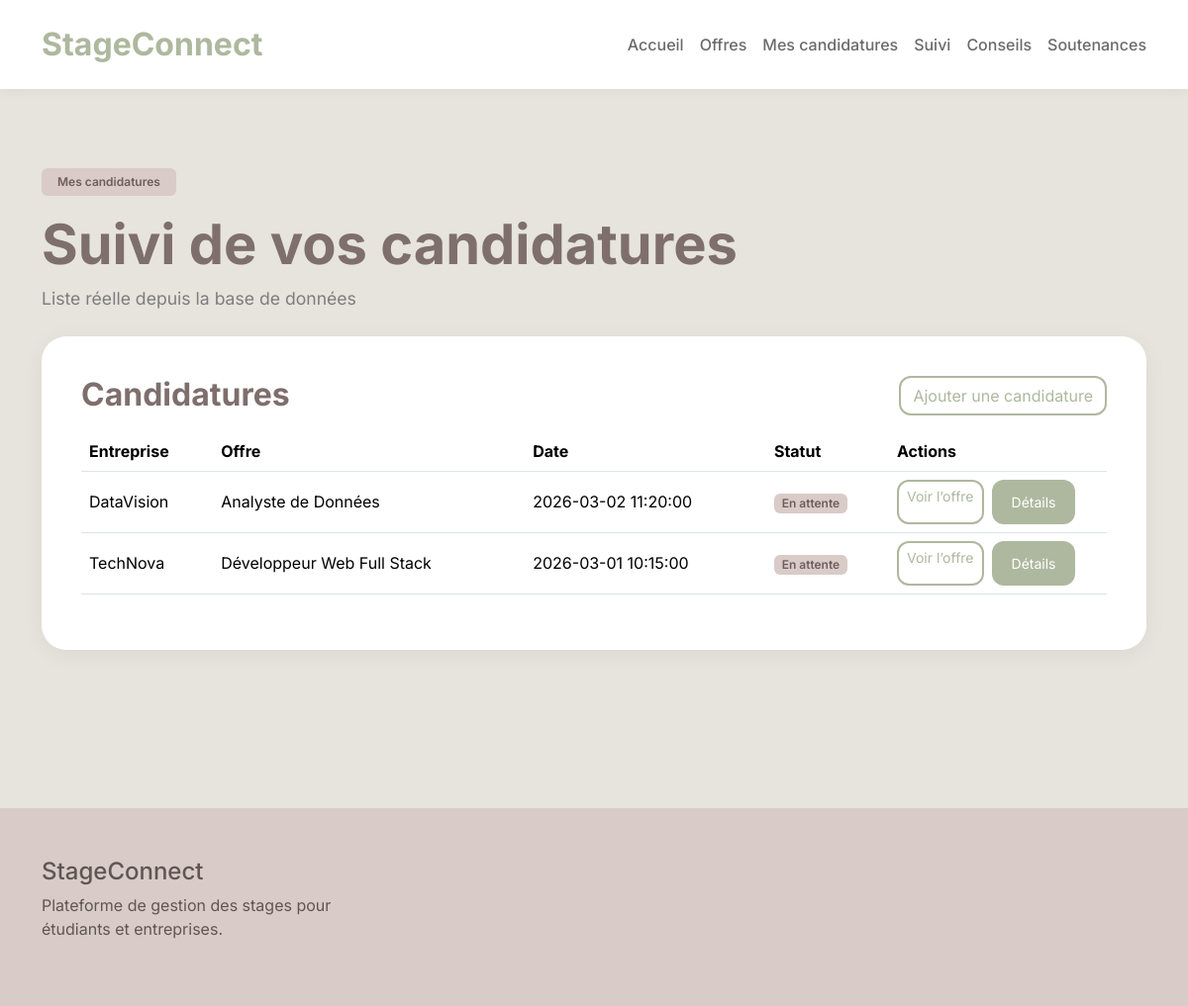
The page /mes_candidatures.php (signed in) on the database its author committed.
### tables this page shows
CREATE TABLE `postuler` (
  `id_etudiant` int(11) NOT NULL,
  `id_offre` int(11) NOT NULL,
  `date_postulation` datetime DEFAULT current_timestamp()
);

CREATE TABLE `entreprise` (
  `id_entreprise` int(11) NOT NULL,
  `nom` varchar(150) NOT NULL,
  `contact` varchar(100) DEFAULT NULL,
  `adresse` text DEFAULT NULL
);

CREATE TABLE `offre_stage` (
  `id_offre` int(11) NOT NULL,
  `intitule` varchar(150) NOT NULL,
  `description` text DEFAULT NULL,
  `competences` text DEFAULT NULL,
  `duree` varchar(50) DEFAULT NULL,
  `lieu` varchar(100) DEFAULT NULL,
  `date_debut` date DEFAULT NULL,
  `date_fin` date DEFAULT NULL,
  `remuneration` decimal(10,2) DEFAULT NULL,
  `promotion` varchar(50) DEFAULT NULL,
  `annee` year(4) DEFAULT NULL,
  `id_entreprise` int(11) DEFAULT NULL
);

### mes_candidatures.php (the view, shortened to what this page needs)
<?php
$pdo = db();
$id_etudiant = $_SESSION['id_etudiant'];
$stmt = $pdo->prepare("
    SELECT
        p.date_postulation,
        o.id_offre,
        o.intitule,
        o.lieu,
        o.description,
        o.id_entreprise,
        e.nom AS entreprise_nom
    FROM postuler p
    JOIN offre_stage o ON o.id_offre = p.id_offre
    LEFT JOIN entreprise e ON e.id_entreprise = o.id_entreprise
    WHERE p.id_etudiant = ?
    ORDER BY p.date_postulation DESC
");
$stmt->execute([$id_etudiant]);
$candidatures = $stmt->fetchAll();
?>
<!DOCTYPE html>
<html lang="fr">
<head>
    <link href="https://cdn.jsdelivr.net/npm/bootstrap@5.3.2/dist/css/bootstrap.min.css" rel="stylesheet">
    <link rel="stylesheet" href="CSS SAE 201 203.css">
</head>
<body>
<nav class="navbar navbar-expand-lg py-3">
    <div class="container">
        <a class="navbar-brand" href="index.php">StageConnect</a>
        <div class="ms-auto d-flex align-items-center gap-3">
            <a href="etudiant_espace.php" class="nav-link">Accueil</a>
            <a href="offre_de_stage.php" class="nav-link">Offres</a>
            <a href="mes_candidatures.php" class="nav-link">Mes candidatures</a>
            <a href="suivi_stage.php" class="nav-link">Suivi</a>
            <a href="conseil_et_demande.php" class="nav-link">Conseils</a>
            <a href="soutenances_stage.php" class="nav-link">Soutenances</a>
        </div>
    </div>
</nav>
<section class="hero-section">
<div class="container">
<div class="mb-4">
    <span class="badge bg-primary px-3 py-2 mb-3">Mes candidatures</span>
    <h1 class="hero-title">Suivi de vos candidatures</h1>
    <p class="hero-text">Liste réelle depuis la base de données</p>
</div>
<div class="form-card">
<div class="d-flex justify-content-between align-items-center mb-3">
    <h2 class="section-title mb-0">Candidatures</h2>
    <a href="offre_de_stage.php" class="btn btn-outline-primary">Ajouter une candidature</a>
</div>
<div class="table-responsive">
<table class="table align-middle">
<thead>
<tr>
    <th>Entreprise</th>
    <th>Offre</th>
    <th>Date</th>
    <th>Statut</th>
    <th class="actions-col">Actions</th>
</tr>
</thead>
<tbody>
<?php if (empty($candidatures)) : ?>
<tr>
    <td colspan="5" class="text-center text-muted">
        Aucune candidature pour le moment
    </td>
</tr>
<?php else : ?>
<?php foreach ($candidatures as $c) : ?>
<tr>
    <td><?= htmlspecialchars($c['entreprise_nom'] ?? 'Entreprise') ?></td>
    <td><?= htmlspecialchars($c['intitule']) ?></td>
    <td><?= htmlspecialchars($c['date_postulation']) ?></td>
    <td>
        <span class="badge bg-secondary">En attente</span>
    </td>
    <td>
        <div class="d-flex gap-2">
            <a href="offre_de_stage.php?id=<?= $c['id_offre'] ?>"
               class="btn btn-outline-primary btn-sm">
                Voir l’offre
            </a>
            <button class="btn btn-primary btn-sm" type="button">
                Détails
            </button>
        </div>
    </td>
</tr>
<?php endforeach; ?>
<?php endif; ?>
</tbody>
</table>
</div>
</div>
</div>
</section>
<footer>
<div class="container">
    <div class="row">
        <div class="col-md-4">
            <h4>StageConnect</h4>
            <p>Plateforme de gestion des stages pour étudiants et entreprises.</p>
        </div>
    </div>
</div>
</footer>
</body>
</html>

### CSS SAE 201 203.css (style rules this page uses)
body { font-family: 'Inter', sans-serif; background: #E6E4DC; color: #4b4b4b; }
.navbar { background: white; box-shadow: 0 2px 10px rgba(0, 0, 0, 0.05); }
.navbar-brand { font-size: 2rem; font-weight: 700; color: #AEB89E !important; }
.nav-link { font-weight: 500; color: #6b6b6b !important; transition: 0.3s; }
.btn-primary { background: #AEB89E; border: none; border-radius: 12px; padding: 12px 20px; color: white; transition: 0.3s; }
.btn-outline-primary { border: 2px solid #AEB89E; color: #AEB89E; border-radius: 12px; }
.hero-section { padding: 80px 0; }
.hero-title { font-size: 3.5rem; font-weight: 700; line-height: 1.2; color: #7e6f6c; }
.hero-text { font-size: 1.1rem; color: #7d7d7d; }
.badge { background: #D9CBC8 !important; color: #6e5e5b; font-weight: 600; }
.section-title { font-size: 2rem; font-weight: 700; color: #7e6f6c; }
.form-card { background: white; padding: 40px; border-radius: 25px; box-shadow: 0 5px 25px rgba(0, 0, 0, 0.05); }
footer { background: #D9CBC8; color: #5f5654; padding: 50px 0; margin-top: 80px; }

### mes_candidatures.php (style rules this page uses)
.actions-col { width: 220px; }

### rows shown on the page
postuler: entreprise.nom "DataVision", id_offre.intitule "Analyste de Données", date_postulation "2026-03-02 11:20:00"
postuler: entreprise.nom "TechNova", id_offre.intitule "Développeur Web Full Stack", date_postulation "2026-03-01 10:15:00"
